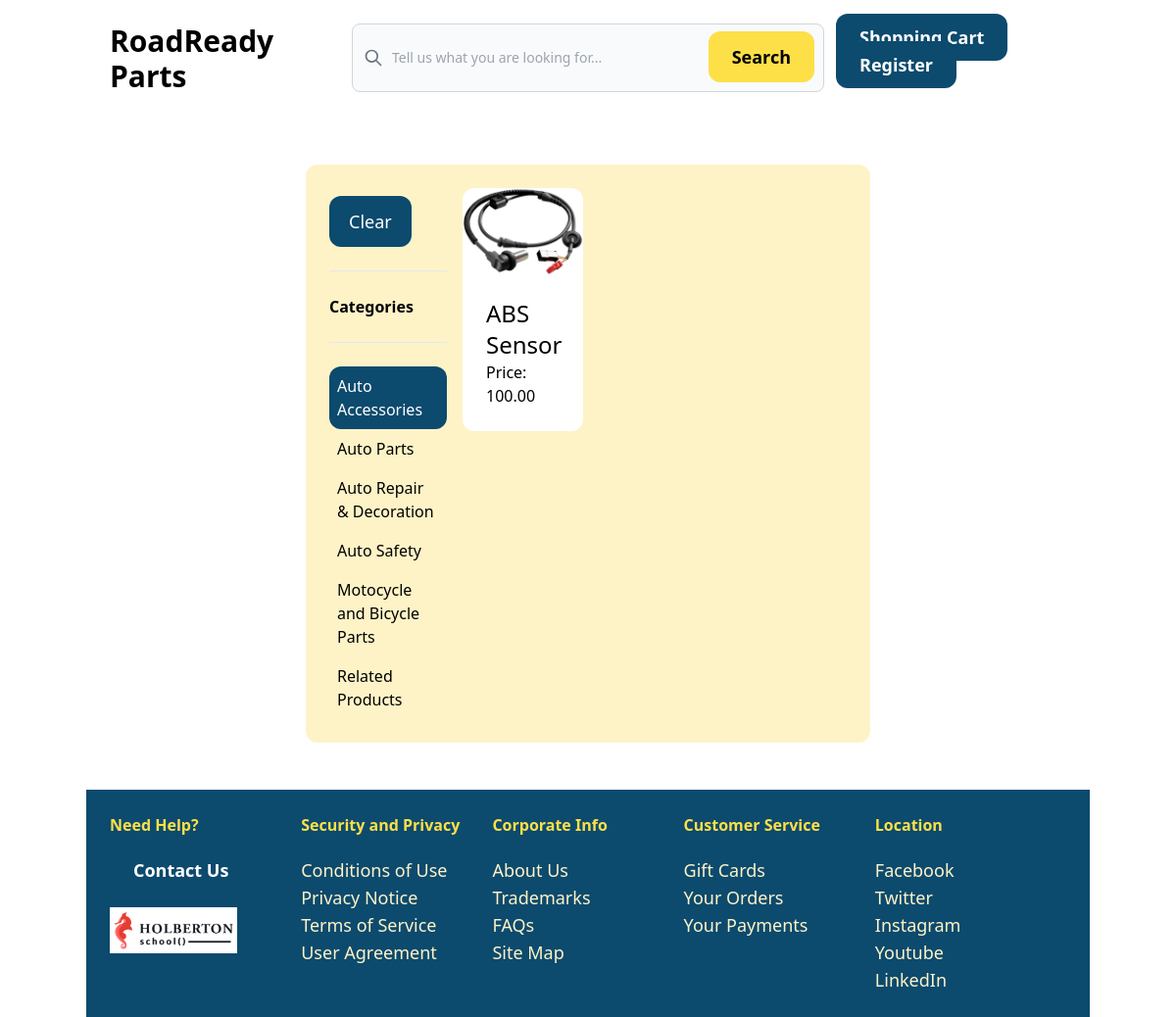
Screenshot of /items/?query=&category=4 with the database file from the repository.
### item/models.py (models this page shows, shortened)
class Category(models.Model):
    name = models.CharField(max_length=255)
    class Meta:
        ordering = ('name',)
        verbose_name_plural = 'Categories'

class Item(models.Model):
    category = models.ForeignKey(Category, related_name='items', on_delete=models.CASCADE)
    name = models.CharField(max_length=255)
    description = models.TextField(blank=True)
    price = models.DecimalField(max_digits=6, decimal_places=2)
    image = models.ImageField(upload_to='items', blank=True, null=True)
    is_sold = models.BooleanField(default=False)
    created_by = models.ForeignKey('auth.User', related_name='items', on_delete=models.CASCADE)
    created_at = models.DateTimeField(auto_now_add=True)

### item/views.py (the view)
# urls.py: path('', views.items, name='items'),
def items(request):
    query = request.GET.get('query', '')
    category_id = request.GET.get('category', 0)
    categories = Category.objects.all()
    items = Item.objects.filter(is_sold=False)
    if category_id:
        items = items.filter(category__id=category_id)
    if query:
        items = items.filter(Q(name__icontains=query) | Q(description__icontains=query))
    return render(request, 'item/items.html', {
        'items': items,
        'query': query,
        'categories': categories,
        'category_id': int(category_id)
    })

### item/templates/item/items.html (shortened to what this page needs)
{% extends 'core/base.html' %}
{% block content %}
    <div class="pb-6 grid grid-cols-4 gap-4 w-1/2 my-6 mx-auto p-6 bg-amber-100 rounded-xl">
        <div class="col-span-1">
            <a href="{% url 'item:items' %}" class="mt-2 py-3 px-5 inline-block text-lg bg-sky-900 text-white rounded-xl hover:bg-yellow-300 hover:text-black">Clear</a>
            <hr class="my-6">
            <p class="font-semibold">Categories</p>
            <hr class="my-6">
            <ul>
                {% for category in categories %}
                    <li class="py-2 px-2 rounded-xl {% if category.id == category_id %} bg-sky-900 text-white {% endif %}">
                        <a href="{% url 'item:items' %}?query={{ query }}&category={{ category.id }}">{{ category.name }}</a>
                    </li>
                {% endfor %}
            </ul>
        </div>
        <div class="col-span-3">
            <div class="grid grid-cols-3 gap-3">
                {% for item in items %}
                <div>
                    <a href="{% url 'item:detail' item.id %}">
                        <div>
                            <img src="{{ item.image.url }}" class="rounded-t-xl">
                        </div>
                        <div class="p-6 bg-white rounded-b-xl">
                            <h2 class="text-2xl">{{ item.name }}</h2>
                            <p>Price: {{ item.price }}</p>
                        </div>
                    </a>
                </div>
                {% endfor %}
            </div>
        </div>
    </div>
{% endblock %}

### rows the page displays
Category: name "Auto Accessories"
Category: name "Auto Parts"
Category: name "Auto Repair & Decoration"
Category: name "Auto Safety"
Category: name "Motocycle and Bicycle Parts"
Category: name "Related Products"
Item: image (picture), name "ABS Sensor", price "100.00"
